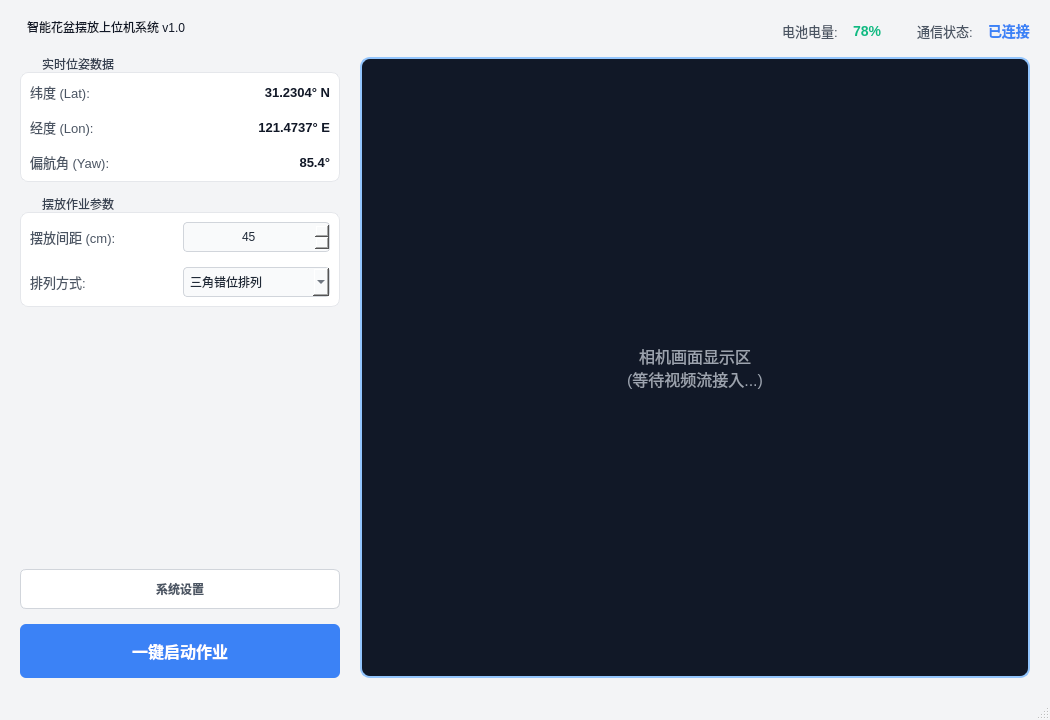
<?xml version="1.0" encoding="UTF-8"?>
<ui version="4.0">
 <class>MainWindow</class>
 <widget class="QMainWindow" name="MainWindow">
  <property name="geometry">
   <rect>
    <x>0</x>
    <y>0</y>
    <width>1050</width>
    <height>720</height>
   </rect>
  </property>
  <property name="windowTitle">
   <string>智能花盆摆放控制系统</string>
  </property>
  <property name="styleSheet">
   <string>/* 浅色基调全局样式 */
QMainWindow {
    background-color: #F3F4F6;
}
QGroupBox {
    background-color: #FFFFFF;
    border: 1px solid #E5E7EB;
    border-radius: 8px;
    margin-top: 15px;
    font-family: &quot;Microsoft YaHei&quot;;
}
QGroupBox::title {
    subcontrol-origin: margin;
    subcontrol-position: top left;
    padding: 0 5px;
    left: 15px;
    color: #374151;
    font-weight: bold;
}
QLabel {
    color: #4B5563;
    font-family: &quot;Microsoft YaHei&quot;;
    font-size: 13px;
}
/* 强调数值的标签 */
QLabel#BatteryValueLabel { color: #10B981; font-weight: bold; font-size: 14px; }
QLabel#StatusValueLabel { color: #3B82F6; font-weight: bold; font-size: 14px; }
QLabel#LatitudeValueLabel, QLabel#LongitudeValueLabel, QLabel#YawAngleValueLabel {
    color: #111827; font-family: &quot;Consolas&quot;, monospace; font-weight: bold;
}
/* 输入框与下拉框 */
QSpinBox, QComboBox {
    padding: 6px;
    border: 1px solid #D1D5DB;
    border-radius: 4px;
    background-color: #F9FAFB;
    color: #1F2937;
}
QSpinBox:focus, QComboBox:focus { border: 1px solid #3B82F6; }
/* 按钮样式 */
QPushButton {
    border-radius: 6px;
    font-family: &quot;Microsoft YaHei&quot;;
    font-weight: bold;
}
QPushButton#SettingLabel {
    background-color: #FFFFFF;
    border: 1px solid #D1D5DB;
    color: #4B5563;
    padding: 10px;
}
QPushButton#SettingLabel:hover { background-color: #F3F4F6; }
QPushButton#StartLabel {
    background-color: #3B82F6;
    color: white;
    padding: 15px;
    font-size: 16px;
    border: none;
}
QPushButton#StartLabel:hover { background-color: #2563EB; }
QPushButton#StartLabel:pressed { background-color: #1D4ED8; }
/* 独特的相机与标题栏样式 */
QLabel#CaneraLabel {
    background-color: #111827;
    color: #9CA3AF;
    border-radius: 10px;
    border: 2px solid #93C5FD;
    font-size: 16px;
}
QGroupBox#titleLabel {
    background-color: transparent;
    border: none;
    margin-top: 0px;
}
QGroupBox#titleLabel::title {
    color: #111827;
    font-size: 18px;
    left: 0px;
}
</string>
  </property>
  <widget class="QWidget" name="centralwidget">
   <layout class="QVBoxLayout" name="verticalLayout_main">
    <property name="spacing">
     <number>15</number>
    </property>
    <property name="leftMargin">
     <number>20</number>
    </property>
    <property name="topMargin">
     <number>20</number>
    </property>
    <property name="rightMargin">
     <number>20</number>
    </property>
    <property name="bottomMargin">
     <number>20</number>
    </property>
    <item>
     <layout class="QHBoxLayout" name="horizontalLayout">
      <item>
       <widget class="QGroupBox" name="titleLabel">
        <property name="sizePolicy">
         <sizepolicy hsizetype="Preferred" vsizetype="Preferred">
          <horstretch>0</horstretch>
          <verstretch>0</verstretch>
         </sizepolicy>
        </property>
        <property name="minimumSize">
         <size>
          <width>170</width>
          <height>0</height>
         </size>
        </property>
        <property name="title">
         <string>智能花盆摆放上位机系统 v1.0</string>
        </property>
       </widget>
      </item>
      <item>
       <spacer name="horizontalSpacer_top">
        <property name="orientation">
         <enum>Qt::Horizontal</enum>
        </property>
        <property name="sizeHint" stdset="0">
         <size>
          <width>40</width>
          <height>20</height>
         </size>
        </property>
       </spacer>
      </item>
      <item>
       <widget class="QLabel" name="BatteryLabel">
        <property name="text">
         <string>电池电量:</string>
        </property>
       </widget>
      </item>
      <item>
       <widget class="QLabel" name="BatteryValueLabel">
        <property name="text">
         <string>78%</string>
        </property>
       </widget>
      </item>
      <item>
       <spacer name="horizontalSpacer_status">
        <property name="orientation">
         <enum>Qt::Horizontal</enum>
        </property>
        <property name="sizeType">
         <enum>QSizePolicy::Fixed</enum>
        </property>
        <property name="sizeHint" stdset="0">
         <size>
          <width>20</width>
          <height>20</height>
         </size>
        </property>
       </spacer>
      </item>
      <item>
       <widget class="QLabel" name="StatusLabel">
        <property name="text">
         <string>通信状态:</string>
        </property>
       </widget>
      </item>
      <item>
       <widget class="QLabel" name="StatusValueLabel">
        <property name="text">
         <string>已连接</string>
        </property>
       </widget>
      </item>
     </layout>
    </item>
    <item>
     <layout class="QHBoxLayout" name="horizontalLayout_body">
      <property name="spacing">
       <number>20</number>
      </property>
      <item>
       <layout class="QVBoxLayout" name="verticalLayout_leftPanel">
        <property name="spacing">
         <number>15</number>
        </property>
        <item>
         <widget class="QGroupBox" name="ShowLabel">
          <property name="sizePolicy">
           <sizepolicy hsizetype="Fixed" vsizetype="Preferred">
            <horstretch>0</horstretch>
            <verstretch>0</verstretch>
           </sizepolicy>
          </property>
          <property name="minimumSize">
           <size>
            <width>320</width>
            <height>0</height>
           </size>
          </property>
          <property name="title">
           <string>实时位姿数据</string>
          </property>
          <layout class="QGridLayout" name="gridLayout_2">
           <property name="verticalSpacing">
            <number>15</number>
           </property>
           <item row="0" column="0">
            <widget class="QLabel" name="LatitudeLabel">
             <property name="text">
              <string>纬度 (Lat):</string>
             </property>
            </widget>
           </item>
           <item row="0" column="1">
            <widget class="QLabel" name="LatitudeValueLabel">
             <property name="text">
              <string>31.2304° N</string>
             </property>
             <property name="alignment">
              <set>Qt::AlignRight|Qt::AlignTrailing|Qt::AlignVCenter</set>
             </property>
            </widget>
           </item>
           <item row="1" column="0">
            <widget class="QLabel" name="LongitudeLabel">
             <property name="text">
              <string>经度 (Lon):</string>
             </property>
            </widget>
           </item>
           <item row="1" column="1">
            <widget class="QLabel" name="LongitudeValueLabel">
             <property name="text">
              <string>121.4737° E</string>
             </property>
             <property name="alignment">
              <set>Qt::AlignRight|Qt::AlignTrailing|Qt::AlignVCenter</set>
             </property>
            </widget>
           </item>
           <item row="2" column="0">
            <widget class="QLabel" name="YawAngleLabel">
             <property name="text">
              <string>偏航角 (Yaw):</string>
             </property>
            </widget>
           </item>
           <item row="2" column="1">
            <widget class="QLabel" name="YawAngleValueLabel">
             <property name="text">
              <string>85.4°</string>
             </property>
             <property name="alignment">
              <set>Qt::AlignRight|Qt::AlignTrailing|Qt::AlignVCenter</set>
             </property>
            </widget>
           </item>
          </layout>
         </widget>
        </item>
        <item>
         <widget class="QGroupBox" name="SetLabel">
          <property name="sizePolicy">
           <sizepolicy hsizetype="Fixed" vsizetype="Preferred">
            <horstretch>0</horstretch>
            <verstretch>0</verstretch>
           </sizepolicy>
          </property>
          <property name="minimumSize">
           <size>
            <width>320</width>
            <height>0</height>
           </size>
          </property>
          <property name="title">
           <string>摆放作业参数</string>
          </property>
          <layout class="QGridLayout" name="gridLayout">
           <property name="verticalSpacing">
            <number>15</number>
           </property>
           <item row="0" column="0">
            <widget class="QLabel" name="PotSpacingLabel">
             <property name="text">
              <string>摆放间距 (cm):</string>
             </property>
            </widget>
           </item>
           <item row="0" column="1">
            <widget class="QSpinBox" name="PotSpacingValueLabel">
             <property name="alignment">
              <set>Qt::AlignCenter</set>
             </property>
             <property name="maximum">
              <number>1000</number>
             </property>
             <property name="value">
              <number>45</number>
             </property>
            </widget>
           </item>
           <item row="1" column="0">
            <widget class="QLabel" name="PotLayoutLabel">
             <property name="text">
              <string>排列方式:</string>
             </property>
            </widget>
           </item>
           <item row="1" column="1">
            <widget class="QComboBox" name="PotLayoutValueLabel">
             <item>
              <property name="text">
               <string>三角错位排列</string>
              </property>
             </item>
             <item>
              <property name="text">
               <string>正交矩阵排列</string>
              </property>
             </item>
             <item>
              <property name="text">
               <string>单排直线排列</string>
              </property>
             </item>
            </widget>
           </item>
          </layout>
         </widget>
        </item>
        <item>
         <spacer name="verticalSpacer_left">
          <property name="orientation">
           <enum>Qt::Vertical</enum>
          </property>
          <property name="sizeHint" stdset="0">
           <size>
            <width>20</width>
            <height>40</height>
           </size>
          </property>
         </spacer>
        </item>
        <item>
         <widget class="QPushButton" name="SettingLabel">
          <property name="cursor">
           <cursorShape>PointingHandCursor</cursorShape>
          </property>
          <property name="text">
           <string>系统设置</string>
          </property>
         </widget>
        </item>
        <item>
         <widget class="QPushButton" name="StartLabel">
          <property name="cursor">
           <cursorShape>PointingHandCursor</cursorShape>
          </property>
          <property name="text">
           <string>一键启动作业</string>
          </property>
         </widget>
        </item>
       </layout>
      </item>
      <item>
       <widget class="QLabel" name="CaneraLabel">
        <property name="sizePolicy">
         <sizepolicy hsizetype="Expanding" vsizetype="Expanding">
          <horstretch>0</horstretch>
          <verstretch>0</verstretch>
         </sizepolicy>
        </property>
        <property name="text">
         <string>相机画面显示区
(等待视频流接入...)</string>
        </property>
        <property name="alignment">
         <set>Qt::AlignCenter</set>
        </property>
       </widget>
      </item>
     </layout>
    </item>
   </layout>
  </widget>
  <widget class="QMenuBar" name="menubar">
   <property name="geometry">
    <rect>
     <x>0</x>
     <y>0</y>
     <width>1050</width>
     <height>20</height>
    </rect>
   </property>
  </widget>
  <widget class="QStatusBar" name="statusbar"/>
 </widget>
 <resources/>
 <connections/>
</ui>
